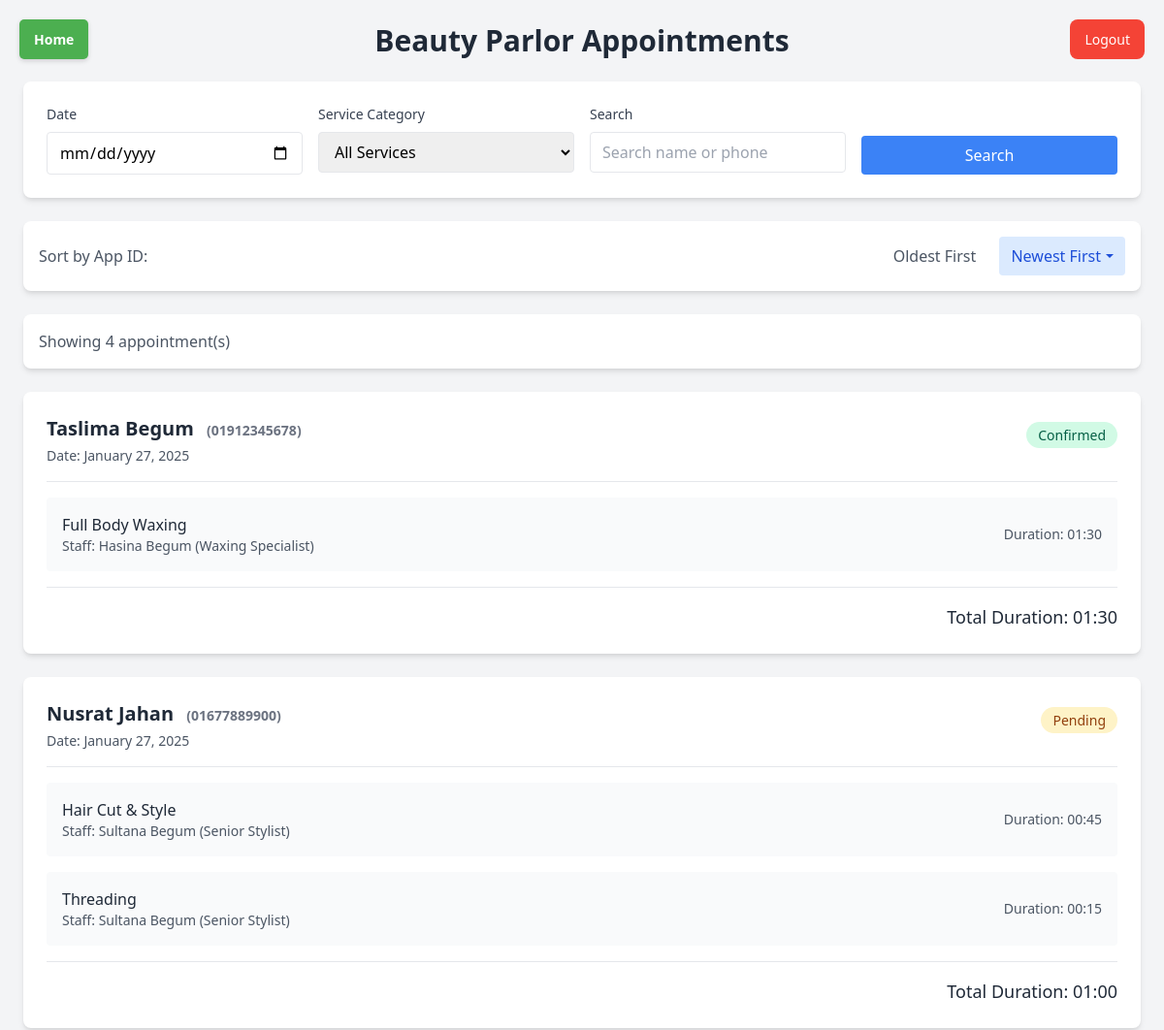
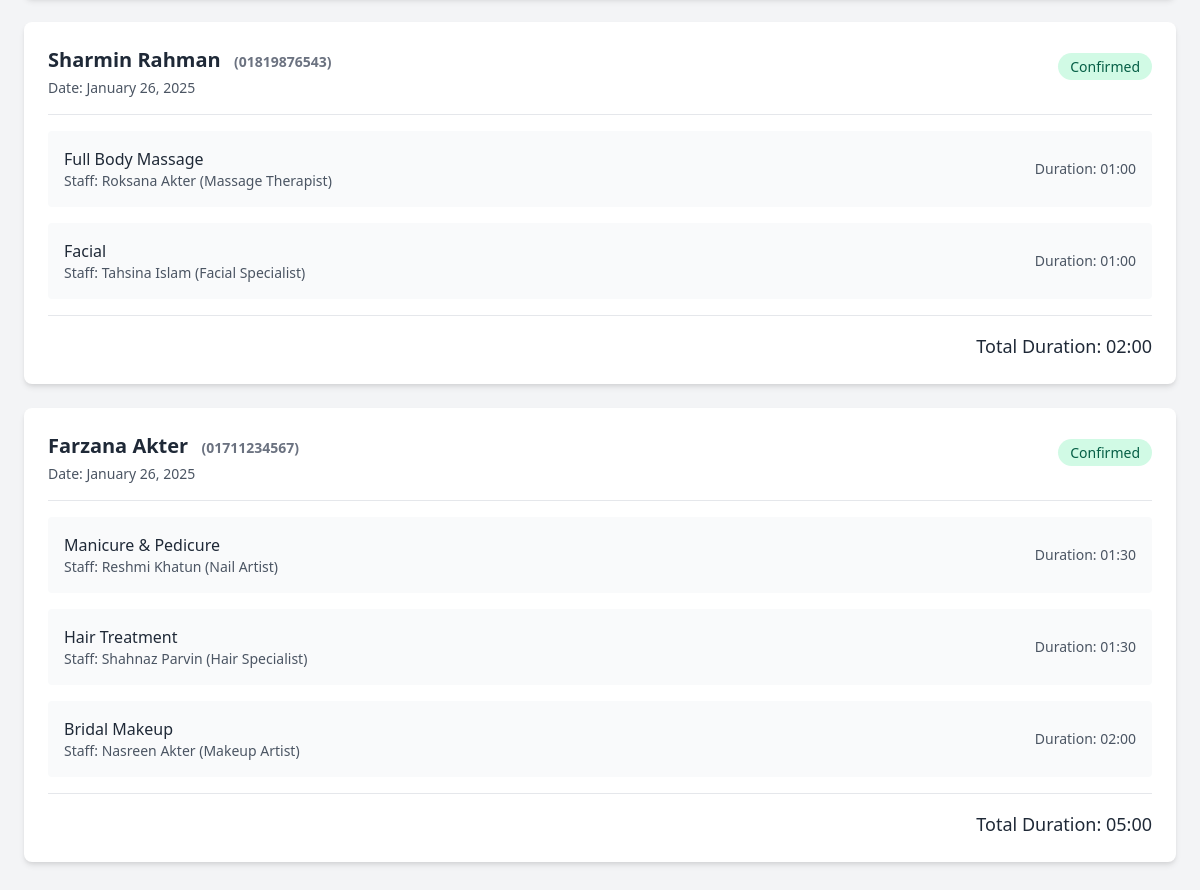
/appointment.php, run on the app's committed database (2 pictures, top to bottom).
### tables this page shows
CREATE TABLE appointment (
    app_id VARCHAR(10) PRIMARY KEY,
    app_date DATE,
    cust_id VARCHAR(10),
    FOREIGN KEY (cust_id) REFERENCES customer(cust_id) ON DELETE CASCADE ON UPDATE CASCADE
);

CREATE TABLE customer (
    cust_id VARCHAR(10) PRIMARY KEY,
    cust_name VARCHAR(100),
    cust_phone VARCHAR(15),
    cust_mail VARCHAR(100),
    cust_loc VARCHAR(150)
);

### appointment.php (the view, shortened to what this page needs)
<?php
$conn = new mysqli("localhost", "root", "", "beauty_parlor");
$date = isset($_GET['date']) && !empty($_GET['date']) ? $_GET['date'] : null;
$search_term = isset($_GET['search_term']) ? $_GET['search_term'] : '';
$sort_order = isset($_GET['sort']) ? $_GET['sort'] : 'DESC';
$query = "
    SELECT DISTINCT
        a.app_id,
        c.cust_name,
        c.cust_phone,
        s.sname as service_name,
        s.sduration as service_duration,
        st.staff_name,
        st.staff_role,
        ad.status,
        ad.app_date,
        TIME_FORMAT(s.sduration, '%H:%i') as formatted_duration
    FROM appointment a
    JOIN customer c ON a.cust_id = c.cust_id
    JOIN appointment_services aps ON a.app_id = aps.app_id
    JOIN services s ON aps.sid = s.sid
    JOIN staff st ON aps.staff_id = st.staff_id
    JOIN appointment_details ad ON a.app_id = ad.app_id
    WHERE 1=1";
$query .= " ORDER BY a.app_id " . ($sort_order === 'ASC' ? 'ASC' : 'DESC');
$stmt = $conn->prepare($query);
$stmt->execute();
$result = $stmt->get_result();
$appointments = [];
while ($row = $result->fetch_assoc()) {
    $app_id = $row['app_id'];
    if (!isset($appointments[$app_id])) {
        $appointments[$app_id] = [
            'customer_name' => $row['cust_name'],
            'customer_phone' => $row['cust_phone'],
            'status' => $row['status'],
            'app_date' => $row['app_date'],
            'services' => [],
            'total_duration' => 0
        ];
    }
    $appointments[$app_id]['services'][] = [
        'service_name' => $row['service_name'],
        'staff_name' => $row['staff_name'],
        'staff_role' => $row['staff_role'],
        'duration' => $row['formatted_duration']
    ];
    $duration_parts = explode(':', $row['service_duration']);
    $minutes = $duration_parts[0] * 60 + $duration_parts[1];
    $appointments[$app_id]['total_duration'] += $minutes;
}
?>
<!DOCTYPE html>
<html lang="en">
<head>
    <link href="https://cdnjs.cloudflare.com/ajax/libs/tailwindcss/2.2.19/tailwind.min.css" rel="stylesheet">
</head>
<body class="bg-gray-100 p-6">
    <div class="max-w-7xl mx-auto">
        <div class="mb-6">
            <h1 class="text-3xl font-bold text-gray-800 mb-6 text-center">Beauty Parlor Appointments</h1>
            <a href="admin_dashboard.php" class="home">Home</a>
            <a href="logout.php" class="logout">Logout</a>
            <div class="bg-white rounded-lg shadow-md p-6 mb-6">
                <form method="GET" class="grid grid-cols-1 md:grid-cols-4 gap-4">
                    <div>
                        <label class="block text-sm font-medium text-gray-700 mb-2">Date</label>
                        <input type="date" name="date" value="<?php echo $date; ?>"
                               class="w-full border rounded px-3 py-2">
                    </div>
                    <div>
                        <label class="block text-sm font-medium text-gray-700 mb-2">Service Category</label>
                        <select name="service_category" class="w-full border rounded px-3 py-2">
                            <option value="">All Services</option>
                        </select>
                    </div>
                    <div>
                        <label class="block text-sm font-medium text-gray-700 mb-2">Search</label>
                        <input type="text" name="search_term" value="<?php echo htmlspecialchars($search_term); ?>"
                               placeholder="Search name or phone"
                               class="w-full border rounded px-3 py-2">
                    </div>
                    <div class="flex items-end">
                        <button type="submit"
                                class="w-full bg-blue-500 text-white px-4 py-2 rounded hover:bg-blue-600">
                            Search
                        </button>
                    </div>
                </form>
            </div>
            <div class="bg-white rounded-lg shadow-md p-4 mb-6">
                <div class="flex justify-between items-center">
                    <div class="text-gray-600">
                        Sort by App ID:
                    </div>
                    <div>
                        <?php
                        $params = $_GET;
                        $params['sort'] = 'ASC';
                        $asc_url = '?' . http_build_query($params);
                        $params['sort'] = 'DESC';
                        $desc_url = '?' . http_build_query($params);
                        ?>
                        <a href="<?php echo $asc_url; ?>"
                           class="inline-flex items-center px-3 py-2 rounded <?php echo $sort_order === 'ASC' ? 'bg-blue-100 text-blue-700' : 'text-gray-600 hover:bg-gray-100'; ?>">
                            Oldest First
                        </a>
                        <a href="<?php echo $desc_url; ?>"
                           class="inline-flex items-center px-3 py-2 rounded ml-2 <?php echo $sort_order === 'DESC' ? 'bg-blue-100 text-blue-700' : 'text-gray-600 hover:bg-gray-100'; ?>">
                            Newest First
                            <?php if ($sort_order === 'DESC'): ?>
                                <span class="sort-arrow down ml-1"></span>
                            <?php endif; ?>
                        </a>
                    </div>
                </div>
            </div>
            <div class="bg-white rounded-lg shadow-md p-4 mb-6">
                <div class="text-gray-600">
                    Showing <?php echo count($appointments); ?> appointment(s)
                </div>
            </div>
            <?php if (empty($appointments)): ?>
                <div class="bg-yellow-100 border-l-4 border-yellow-500 text-yellow-700 p-4">
                    No appointments found for the selected criteria.
                </div>
            <?php else: ?>
                <?php foreach ($appointments as $app_id => $appointment): ?>
                    <div class="bg-white rounded-lg shadow-md mb-6 p-6">
                        <div class="border-b pb-4 mb-4">
                            <div class="flex justify-between items-start">
                                <div>
                                    <h2 class="text-xl font-semibold text-gray-800">
                                        <?php echo htmlspecialchars($appointment['customer_name']); ?>
                                        <span class="text-sm text-gray-500 ml-2">
                                            (<?php echo htmlspecialchars($appointment['customer_phone']); ?>)
                                        </span>
                                    </h2>
                                    <p class="text-sm text-gray-600 mt-1">
                                        Date: <?php echo date('F j, Y', strtotime($appointment['app_date'])); ?>
                                    </p>
                                </div>
                                <div class="mt-2">
                                    <span class="px-3 py-1 rounded-full text-sm
                                        <?php
                                            switch($appointment['status']) {
                                                case 'Confirmed':
                                                    echo 'bg-green-100 text-green-800';
                                                    break;
                                                case 'Pending':
                                                    echo 'bg-yellow-100 text-yellow-800';
                                                    break;
                                            }
                                        ?>">
                                        <?php echo $appointment['status']; ?>
                                    </span>
                                </div>
                            </div>
                        </div>
                        <div class="space-y-4">
                            <?php foreach ($appointment['services'] as $service): ?>
                                <div class="flex items-center justify-between bg-gray-50 p-4 rounded">
                                    <div>
                                        <h3 class="font-medium text-gray-800">
                                            <?php echo htmlspecialchars($service['service_name']); ?>
                                        </h3>
                                        <p class="text-sm text-gray-600">
                                            Staff: <?php echo htmlspecialchars($service['staff_name']); ?>
                                            (<?php echo htmlspecialchars($service['staff_role']); ?>)
                                        </p>
                                    </div>
                                    <div class="text-right">
                                        <p class="text-sm font-medium text-gray-600">
                                            Duration: <?php echo $service['duration']; ?>
                                        </p>
                                    </div>
                                </div>
                            <?php endforeach; ?>
                            <div class="mt-4 pt-4 border-t">
                                <p class="text-right text-lg font-medium text-gray-800">
                                    Total Duration:
                                    <?php
                                    $hours = floor($appointment['total_duration'] / 60);
                                    $minutes = $appointment['total_duration'] % 60;
                                    echo sprintf("%02d:%02d", $hours, $minutes);
                                    ?>
                                </p>
                            </div>
                        </div>
                    </div>
                <?php endforeach; ?>
            <?php endif; ?>
        </div>
    </div>
</body>
</html>

### appointment.php (style rules this page uses)
.sort-arrow { display: inline-block; width: 0; height: 0; margin-left: 5px; vertical-align: middle; }
.sort-arrow.down { border-left: 4px solid transparent; border-right: 4px solid transparent; border-top: 4px solid currentColor; }
.logout { position: absolute; top: 20px; right: 20px; padding: 10px 15px; background-color: #f44336; color: white; text-decoration: none; border-radius: 8px; font-size: 14px; transition: background-color 0.3s; }
.home { position: absolute; top: 20px; left: 20px; padding: 10px 15px; background-color: #4CAF50; color: white; text-decoration: none; border-radius: 5px; font-size: 14px; font-weight: bold; transition: background-color 0.3s ease, transform 0.3s ease; box-shadow: 0 2px 5px rgba(0, 0, 0, 0.15); }

### data on the page
appointment: cust.cust_name "Taslima Begum", cust.cust_phone "01912345678", app_date "January 27, 2025", status "Confirmed", service_name "Full Body Waxing", staff_name "Hasina Begum", staff_role "Waxing Specialist", duration "01:30", hours "01", minutes "30"
appointment: service_name "Hair Cut & Style", staff_name "Sultana Begum", staff_role "Senior Stylist", duration "00:45", service_name "Threading", duration "00:15"
appointment: service_name "Full Body Massage", staff_name "Roksana Akter", staff_role "Massage Therapist", duration "01:00", service_name "Facial", staff_name "Tahsina Islam", staff_role "Facial Specialist"
appointment: service_name "Manicure & Pedicure", staff_name "Reshmi Khatun", staff_role "Nail Artist", duration "01:30", service_name "Hair Treatment", staff_name "Shahnaz Parvin", staff_role "Hair Specialist", service_name "Bridal Makeup", staff_name "Nasreen Akter", staff_role "Makeup Artist", duration "02:00"

### other printed values
count($appointments) "4"
$appointment['customer_name'] "Nusrat Jahan"
$appointment['customer_phone'] "01677889900"
date('F j, Y', strtotime($appointment['app_date'])) "January 27, 2025"
$appointment['status'] "Pending"
$hours "01"
$minutes "00"
$appointment['customer_name'] "Sharmin Rahman"
$appointment['customer_phone'] "01819876543"
date('F j, Y', strtotime($appointment['app_date'])) "January 26, 2025"
$appointment['status'] "Confirmed"
$hours "02"
$appointment['customer_name'] "Farzana Akter"
$appointment['customer_phone'] "01711234567"
$hours "05"
